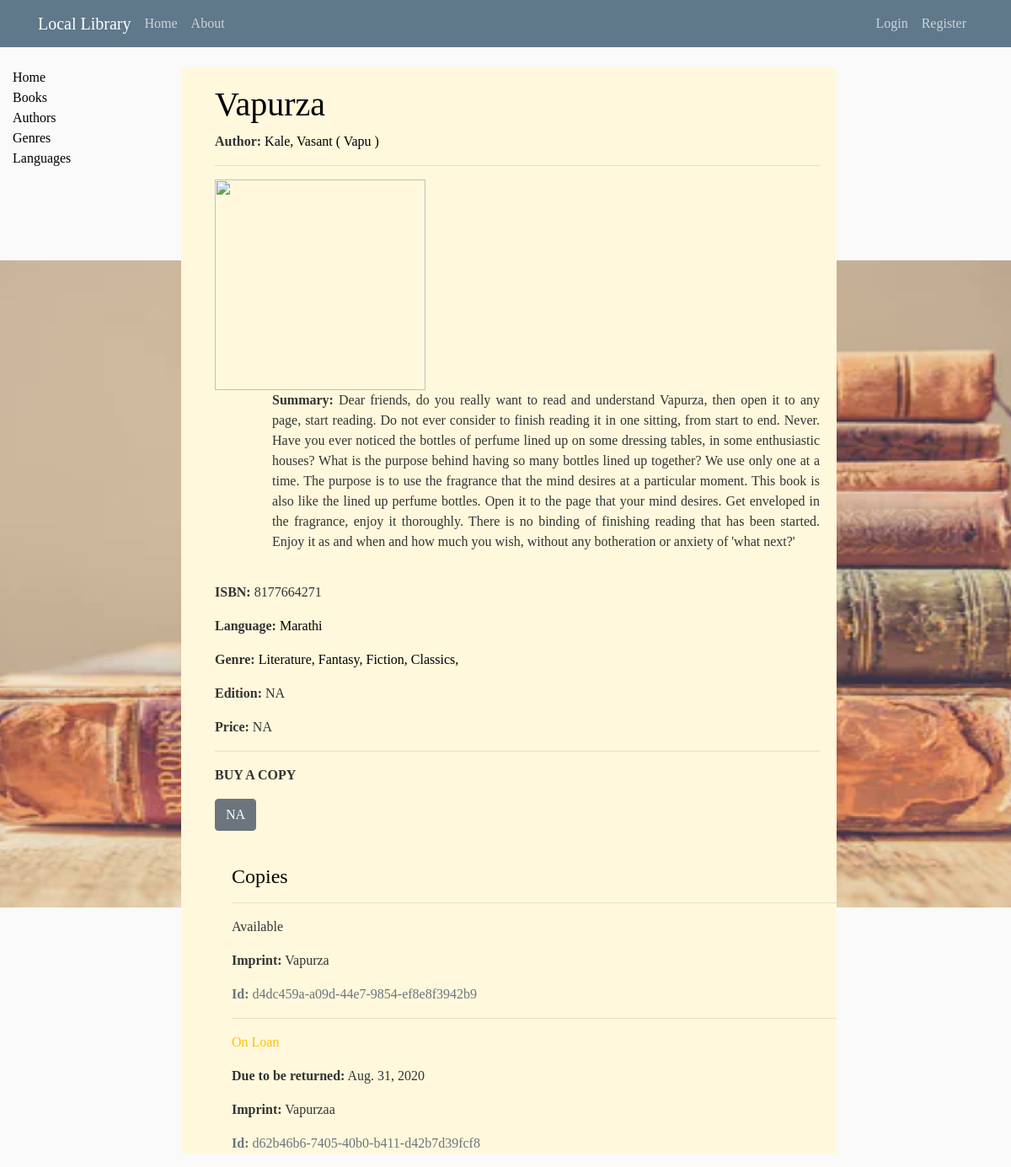
Screenshot of /book/1 with the database file from the repository.
### catalog/models.py (models this page shows, shortened)
class Book(models.Model):
    title = models.CharField(max_length=200)
    image = models.ImageField(upload_to='media/book_covers', default='default.jpg')
    author = models.ForeignKey('Author', on_delete=models.CASCADE, null=True)
    language = models.ForeignKey(Language, on_delete=models.SET_NULL, null=True, help_text='Select a language for this book')
    summary = models.TextField(max_length=1000, help_text='Enter a brief description of the book')
    isbn = models.CharField('ISBN', max_length=13, help_text='13 Character <a href="https://www.isbn-international.org/content/what-isbn">ISBN number<a/>', null=True, blank=True)
    genre = models.ManyToManyField(Genre, help_text='Select a genre for this book')
    edition = models.CharField('Edition', max_length=20, null=True, blank=True)
    price = models.IntegerField('Price(INR)', null=True, blank=True)
    buy_online = models.CharField('Buy Online', max_length=200, null=True, blank=True, help_text='Enter a link to buy this book online')
    def display_genre(self):
        """ Create a string for the Genre. This is required to display genre in Admin. """
        return ', '.join(genre.name for genre in self.genre.all()[:3])
    display_genre.short_description = 'Genre'

class Author(models.Model):
    first_name = models.CharField(max_length=100)
    last_name = models.CharField(max_length=100)
    date_of_birth = models.DateField(null=True, blank=True)
    date_of_death = models.DateField('Died', null=True, blank=True)
    details = models.TextField(null=True, blank=True, max_length=2000)
    image = models.ImageField(upload_to='media/author_photos', default='default.jpg')
    class Meta:
        ordering = ['last_name']
    def __str__(self):
        return f'{self.last_name}, {self.first_name}'

class Language(models.Model):
    name = models.CharField(max_length=200, help_text="Enter the book's natural language (e.g. English, French, Japanese etc.)")
    def __str__(self):
        return self.name

class Genre(models.Model):
    name = models.CharField(max_length=200, unique=True, help_text= 'Enter a book genre (e.g. Science Fiction)')
    def __str__(self):
        return self.name

class BookInstance(models.Model):
    id = models.UUIDField(primary_key=True, default=uuid.uuid4, help_text='Unique ID for this particular book across whole library')
    book = models.ForeignKey('Book', on_delete=models.SET_NULL, null=True)
    imprint = models.CharField(max_length=200)
    due_back = models.DateField(null=True, blank=True)
    LOAN_STATUS = (
        ('m', 'Maintenance'),
        ('o', 'On Loan'),
        ('a', 'Available'),
        ('r', 'Reserved')
    )
    status = models.CharField(
        max_length=1,
        choices=LOAN_STATUS,
        blank=True,
        default='m',
        help_text='Book availability'
    )
    class Meta:
        ordering = ['due_back']

### catalog/views.py (the view)
# urls.py: path('book/<int:pk>', views.BookDetailView.as_view(),  name='book-detail'),
class BookDetailView(generic.DetailView):
	model = Book

### catalog/templates/catalog/book_detail.html (shortened to what this page needs)
{% extends 'catalog/base_generic.html' %}
{% block content %}
<div class='book-detail' style="margin-right:192px">
	<div style="margin-left:20px;padding:20px;" >
		<h1>{{ book.title }}</h1>
		<p><strong>Author:</strong><a href="{% url 'author-detail' book.author.pk %}"> {{ book.author }}</a></p>
		<hr>
		<div style='width: 300px;float:left'><img class='author-image' width="200" height="40" src="#"></div>
		<div style='width: 650px;float:right'><p style="text-align:justify;"><strong>Summary:</strong> {{ book.summary }}</p></div>
		<div style="margin-top:20px">
		<p><strong>ISBN:</strong> {{ book.isbn }} </p>
		<p><strong>Language:</strong><a href=""> {{ book.language }}</a></p>
		<p><strong>Genre:</strong>
			{% for book_genre in book.genre.all %}
				<a href="#">
					{{ book_genre }},
				</a>
			{% endfor %}
		</p>
		<p><strong>Edition:</strong> {% if book.edition %} {{ book.edition }} {% else %} NA {% endif %}</p>
		<p><strong>Price:</strong>{% if book.price %} {{ book.price }}/- {% else %} NA{% endif %}</p>
		</div>
		<hr>
		<p><strong>BUY A COPY</strong></p>
		<div style="margin-left:0px">
			{% if book.buy_online %}
			<a href='{{ book.buy_online }}'>
				<button style='margin-left: 0px;' class='btn btn-outline-info' type='submit'>Amazon IN</button>
			</a>
			<a href='{{ book.buy_online }}'>
				<button style='margin-left: 10px;' class='btn btn-outline-info' type='submit'>Flipkart</button>
			</a>
			{% else %}
			<a href="#">
				<button  class='btn btn-secondary' type='submit'>NA</button>
			</a>
			{% endif %}
		</div>
	</div>
	<div style='margin-left:60px;margin-top:20px'>
		<h4>Copies</h4>
		{% for copy in book.bookinstance_set.all %}
			<hr>
			<p class="{% if copy.status == 'a' %}'>text-success{% elif copy.status == 'm' %}text-danger{% else %}text-warning{% endif %}">
				{{ copy.get_status_display }}
			</p>
			{% if copy.status != 'a' %}
				<p><strong>Due to be returned:</strong> {{ copy.due_back }}</p>
			{% endif %}
			<p><strong>Imprint:</strong> {{ copy.imprint }}</p>
			<p class='text-muted'><strong>Id:</strong> {{ copy.id }}</p>
		{% endfor %}
	</div>
</div>
{% endblock %}

### catalog/static/catalog/css/styles.css (style rules this page uses)
body { background: #fafafa; color: #333333; margin-top: 5rem; }
h1, h2, h3, h4, h5, h6 { color: black; }
body a { text-decoration: none; color: black; }
* { margin: 0; padding: 0; font-family: Century Gothic; }
#bg { background-size: 1550px 768px; background-repeat: no-repeat; background-position: center; background-attachment: fixed; }
.author-image { height: 250px; width: 250px; }
.book-detail { background-color: #fff8dc; background-size: 1550px 768px; }

### rows the page displays
Book: title "Vapurza", author "Kale, Vasant ( Vapu )", summary "Dear friends, do you really want to read and understand Vapurza, then open it to any page, start reading. Do not ever consider to finish reading it in one sitting, from start to end. Never. Have you ever noticed the bottles of perfume lined up on some dressing tables, in some enthusiastic houses? What is the purpose behind having so many bottles lined up together? We use only one at a time. The purpose is to use the fragrance that the mind desires at a particular moment. This book is also like the lined up perfume bottles. Open it to the page that your mind desires. Get enveloped in the fragrance, enjoy it thoroughly. There is no binding of finishing reading that has been started. Enjoy it…", isbn "8177664271", language "Marathi"
Genre: name "Literature"
Genre: name "Fantasy"
Genre: name "Fiction"
Genre: name "Classics"
BookInstance: status "Available", imprint "Vapurza", id "d4dc459a-a09d-44e7-9854-ef8e8f3942b9"
BookInstance: status "On Loan", due_back "Aug. 31, 2020", imprint "Vapurzaa", id "d62b46b6-7405-40b0-b411-d42b7d39fcf8"
